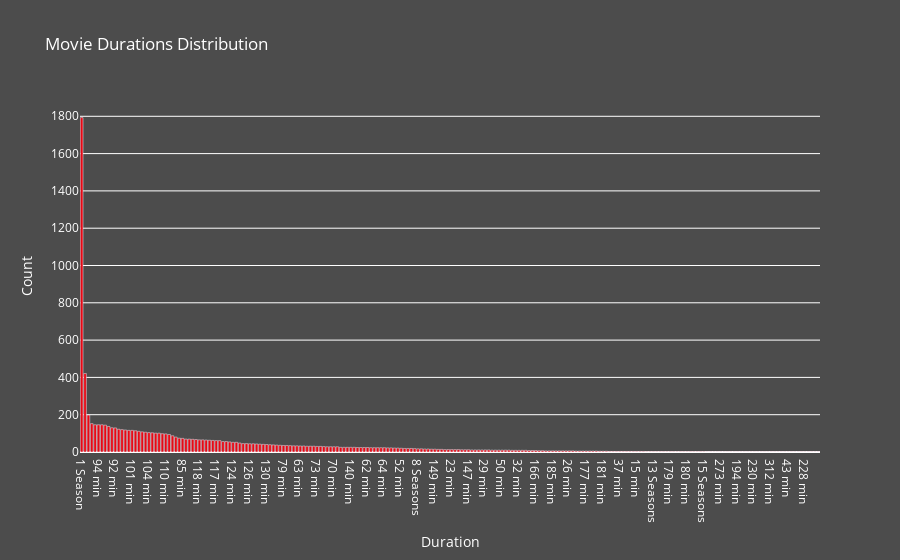

The cell this chart's notebook holds for it:
### Code cell
durations = list(df['duration'].value_counts().index)
duration_counts = list(df['duration'].value_counts().values)

fig = go.Figure(data=[go.Bar(
    x=durations,
    y=duration_counts,
    marker_color='#E50914'
)])

fig.update_layout(
    title='Movie Durations Distribution',
    xaxis_title='Duration',
    yaxis_title='Count',
    plot_bgcolor='rgba(0, 0, 0, 0)',
    paper_bgcolor='rgba(0, 0, 0, 0.7)',
    font=dict(
        color='white'
    )
)

fig.show()

### Figure 1 — Plotly figure (JSON) as saved in the notebook; plotly's stock layout.template omitted (floating-point values rounded to 4 significant figures; data arrays with more than 128 entries replaced by an {"elided": "..."} marker saying what was removed)
{"data": [{"marker": {"color": "#E50914"}, "type": "bar", "x": {"elided": "220 str values"}, "y": {"elided": "220 int values"}}], "layout": {"font": {"color": "white"}, "paper_bgcolor": "rgba(0, 0, 0, 0.7)", "plot_bgcolor": "rgba(0, 0, 0, 0)", "title": {"text": "Movie Durations Distribution"}, "xaxis": {"title": {"text": "Duration"}}, "yaxis": {"title": {"text": "Count"}}}}
